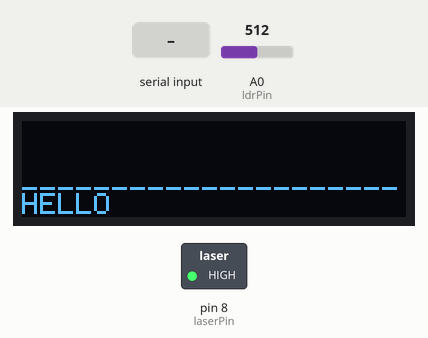
The sketch below on a simulated Arduino Uno, built with avr-gcc and run on an emulated ATmega328P. Parts: 128×32 one-colour display, switched loads named in the sketch (green lamp = pin HIGH). The inputs (shaded band) are chosen by the test bench; at power-on: A0 (ldrPin) = 512. What the sketch prints to the serial monitor is not drawn.

Above: at 1.2 s.
1.3 s: A0 (ldrPin) set to 792
3.0 s: A0 (ldrPin) set to 807
At 3.8 s:
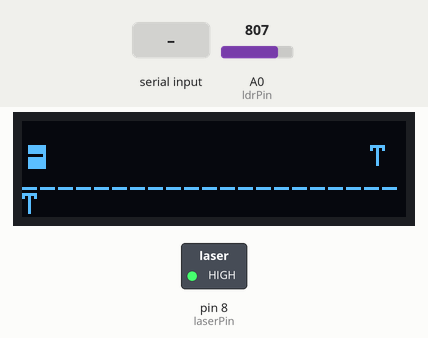
5.0 s: "." received over Serial
At 7.9 s:
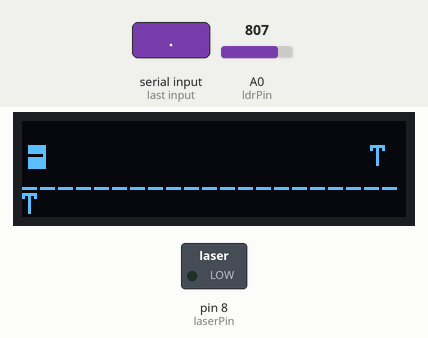
8.0 s: "0\n" received over Serial
10.5 s: "90 45\n" received over Serial
Timing chart, 0 to 14.0 s (numbered marks = the images above; inputs shaded):
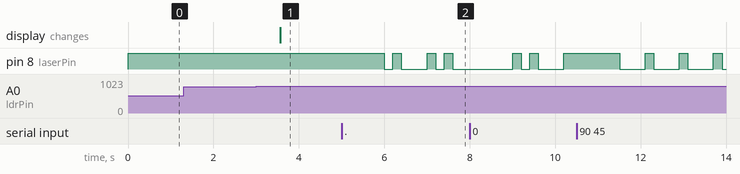

The sketch:

MorseTransciever.ino
```cpp
#include <Arduino.h>
#include "Config.hpp"
#include "Laser.hpp"
#include "Transmitter.hpp"
#include "LightSensor.hpp"
#include "Receiver.hpp"
#include "Display.hpp"

Laser laser(Config::laserPin);
Transmitter tx(laser);
LightSensor ldr(Config::ldrPin, Config::threshold);
Receiver rx(ldr);

char prevChar = '\0';
char activeChar = '\0';
char msgBuf[22] = {0};
int msgLen = 0;

void setup() {
  Serial.begin(9600);

  tx.begin();
  ldr.begin();

  if (!display.begin(SSD1306_SWITCHCAPVCC, 0x3C)) {
    Serial.println(F("OLED failed to boot! Check wiring."));
    for (;;);
  }

  Serial.println(F("\n=== SYSTEM ONLINE ==="));
  Serial.println(F("Type a message to send..."));

  updateScreen(' ', ' ', "HELLO ");
}

void loop() {
  unsigned long now = millis();

  if (Serial.available() > 0) {
    String input = Serial.readString();
    input.trim();

    if (input.length() > 0) {
      Serial.print(F("Transmitting: "));
      Serial.println(input);
      tx.send(input.c_str());
    }
  }

  tx.update(now);

  char c = rx.update(now);

  if (c != '\0') {
    Serial.print(F(" ---> Received: ["));
    Serial.print(c);
    Serial.println(F("]"));

    prevChar = activeChar;
    activeChar = c;

    if (msgLen >= 10) {
      for (int i = 0; i < 9; i++) {
        msgBuf[i] = msgBuf[i+1];
      }
      msgBuf[9] = c;
    } else {
      msgBuf[msgLen++] = c;
      msgBuf[msgLen] = '\0';
    }

    updateScreen(prevChar, activeChar, msgBuf);
  }
}
```

Display.hpp
```cpp
#pragma once
#include <Wire.h>
#include <Adafruit_GFX.h>
#include <Adafruit_SSD1306.h>
#include "MorseDictionary.hpp"

#define SCREEN_WIDTH 128
#define SCREEN_HEIGHT 32


Adafruit_SSD1306 display(SCREEN_WIDTH, SCREEN_HEIGHT, &Wire, -1);

void updateScreen(char prevChar, char activeChar, const char* gatheredText) {
  display.clearDisplay();


  display.setTextSize(1);


  if (prevChar != ' ' && prevChar != '\0') {

    display.setTextColor(SSD1306_BLACK, SSD1306_WHITE);
    display.setCursor(2, 0);
    display.print(getMorse(prevChar));

    display.setTextColor(SSD1306_WHITE, SSD1306_BLACK);
    display.setCursor(116, 0);
    display.print(prevChar);
  }

  if (activeChar != ' ' && activeChar != '\0') {

    display.setTextColor(SSD1306_BLACK, SSD1306_WHITE);
    display.setCursor(2, 8);
    display.print(getMorse(activeChar));

    display.setTextColor(SSD1306_WHITE, SSD1306_BLACK);
    display.setCursor(116, 8);
    display.print(activeChar);
  }


  display.setTextColor(SSD1306_WHITE, SSD1306_BLACK);
  display.setTextSize(1);
  display.setCursor(0, 16);
  display.print("_____________________");

  display.setTextSize(1);
  display.setCursor(0, 24);
  display.print(gatheredText);

  display.display();
}
```

Laser.hpp
```cpp
#pragma once
#include <Arduino.h>

class Laser {
  int pin;
public:
  Laser(int p) : pin(p) {}
  void begin() { pinMode(pin, OUTPUT); turnOff(); }
  void turnOn() { digitalWrite(pin, LOW); }
  void turnOff() { digitalWrite(pin, HIGH); }
};
```

LightSensor.hpp
```cpp
#pragma once
#include <Arduino.h>

class LightSensor {
  int pin;
  int threshold;
public:
  LightSensor(int p, int thresh) : pin(p), threshold(thresh) {}
  void begin() { pinMode(pin, INPUT); }

  bool isLaserDetected() { return analogRead(pin) < threshold; }
};
```

MorseDictionary.hpp
```cpp
#pragma once
#include <Arduino.h>

const char* const morseCodes[37] = {
  ".-","-...","-.-.","-..",".","..-.","--.","....","..",".---","-.-",".-..","--","-.","---",".--.","--.-",".-.","...","-","..-","...-",".--","-..-","-.--","--..",
  "-----",".----","..---","...--","....-",".....","-....","--...","---..","----.",
  ".-.-.-"
};

const char* getMorse(char ch) {
  if (ch >= 'A' && ch <= 'Z') return morseCodes[ch - 'A'];
  if (ch >= '0' && ch <= '9') return morseCodes[ch - '0' + 26];
  if (ch == '.') return morseCodes[36];
  return "";
}

char decodeMorse(const char* morse) {
  for (int i = 0; i < 37; i++) {
    if (strcmp(morse, morseCodes[i]) == 0) {
      if (i < 26) return 'A' + i;
      if (i < 36) return '0' + (i - 26);
      return '.';
    }
  }
  return '?';
}
```

Receiver.hpp
```cpp
#pragma once
#include <Arduino.h>
#include "Config.hpp"
#include "MorseDictionary.hpp"
#include "LightSensor.hpp"
#include "myString.hpp"

class Receiver {
  LightSensor& ldr;
  unsigned long pulseStart = 0;
  unsigned long gapStart = 0;
  bool receivingPulse = false;
  myString morseBuf;

public:
  Receiver(LightSensor& sensor) : ldr(sensor) {}

  char update(unsigned long now) {
    bool laserActive = ldr.isLaserDetected();

    if (laserActive && !receivingPulse) {
      receivingPulse = true;
      pulseStart = now;
    } else if (!laserActive && receivingPulse) {
      receivingPulse = false;
      gapStart = now;

      unsigned long pulseDur = now - pulseStart;

      if (pulseDur > 20 && morseBuf.length() < 9) {
        if (pulseDur < (Config::dotMs * 2)) {
          morseBuf.append('.');
          Serial.print(F("."));
        } else {
          morseBuf.append('-');
          Serial.print(F("-"));
        }
      }
    }

    if (!laserActive && !receivingPulse && morseBuf.length() > 0) {
      unsigned long gapDur = now - gapStart;
      if (gapDur > (Config::letterGap - 50)) {
        char ch = decodeMorse(morseBuf.c_str());
        morseBuf.clear();
        return ch;
      }
    }

    return '\0';
  }
};
```

Transmitter.hpp
```cpp
#pragma once
#include <Arduino.h>
#include "Config.hpp"
#include "MorseDictionary.hpp"
#include "Laser.hpp"
#include "myString.hpp"

class Transmitter {
  Laser& laser;
  int state = 0;
  int seqIdx = 0;
  unsigned long timer = 0;
  myString buffer;
  const char* seq = "";

public:
  Transmitter(Laser& l) : laser(l) {}

  void begin() { laser.begin(); }

  void send(const char* msg) {
    for(int i = 0; msg[i] != '\0'; i++) {
      char ch = msg[i];
      if (isalnum(ch) || ch == ' ' || ch == '.') {
        buffer.append(toupper(ch));
      }
    }
  }

  void update(unsigned long now) {
    if (now < timer) return;

    if (state == 0 && buffer.length() > 0) {
      char ch = buffer.popFront();
      if (ch == ' ') {
          timer = now + Config::wordGap;
          return;
      }
      seq = getMorse(ch);
      if (seq[0] == '\0') return;
      seqIdx = 0;
      state = 1;
    }
    else if (state == 1) {
      laser.turnOn();
      unsigned long activeMs = (seq[seqIdx] == '.') ? Config::dotMs : Config::dashMs;
      timer = now + activeMs;
      state = 2;
    }
    else if (state == 2) {
      laser.turnOff();
      seqIdx++;
      bool isDone = (seq[seqIdx] == '\0');
      unsigned long pauseMs = isDone ? Config::letterGap : Config::elemGap;
      timer = now + pauseMs;
      state = isDone ? 0 : 1;
    }
  }
};
```

myString.hpp
```cpp
#pragma once
#include <Arduino.h>

class myString {
  static const int MAX_LEN = 60;
  char buffer[MAX_LEN];
  int len;

public:
  myString() { clear(); }

  void clear() {
    len = 0;
    buffer[0] = '\0';
  }

  bool append(char ch) {
    if (len < MAX_LEN - 1) {
      buffer[len++] = ch;
      buffer[len] = '\0';
      return true;
    }
    return false;
  }

  char popFront() {
    if (len == 0) return '\0';
    char first = buffer[0];
    for (int i = 0; i < len; i++) buffer[i] = buffer[i + 1];
    len--;
    return first;
  }

  int length() { return len; }
  const char* c_str() { return buffer; }
};
```

Config.hpp
```cpp
#pragma once
#include <Arduino.h>

namespace Config {
  const int laserPin = 8;
  const int ldrPin = A0;
  const int threshold = 800;

  const unsigned long dotMs = 200;
  const unsigned long dashMs = dotMs * 3;
  const unsigned long elemGap = dotMs;
  const unsigned long letterGap = dotMs * 3;
  const unsigned long wordGap = dotMs * 7;
}
```

Measured:
- the behaviour switches between 799 and 800 on A0 (ldrPin) (found by bisection; images 0 and 1)
- after the input at 1.3 s, every drawn part: stays the same
- after the input at 3.0 s, the display: changes after 0.57 s (image 1)
- after the input at 5.0 s, pin 8 (laserPin): goes LOW 0.20 s, HIGH 0.20 s, LOW 0.60 s, HIGH 0.20 s, LOW 0.20 s, HIGH 0.20 s, then LOW, starting after 1.0 s
